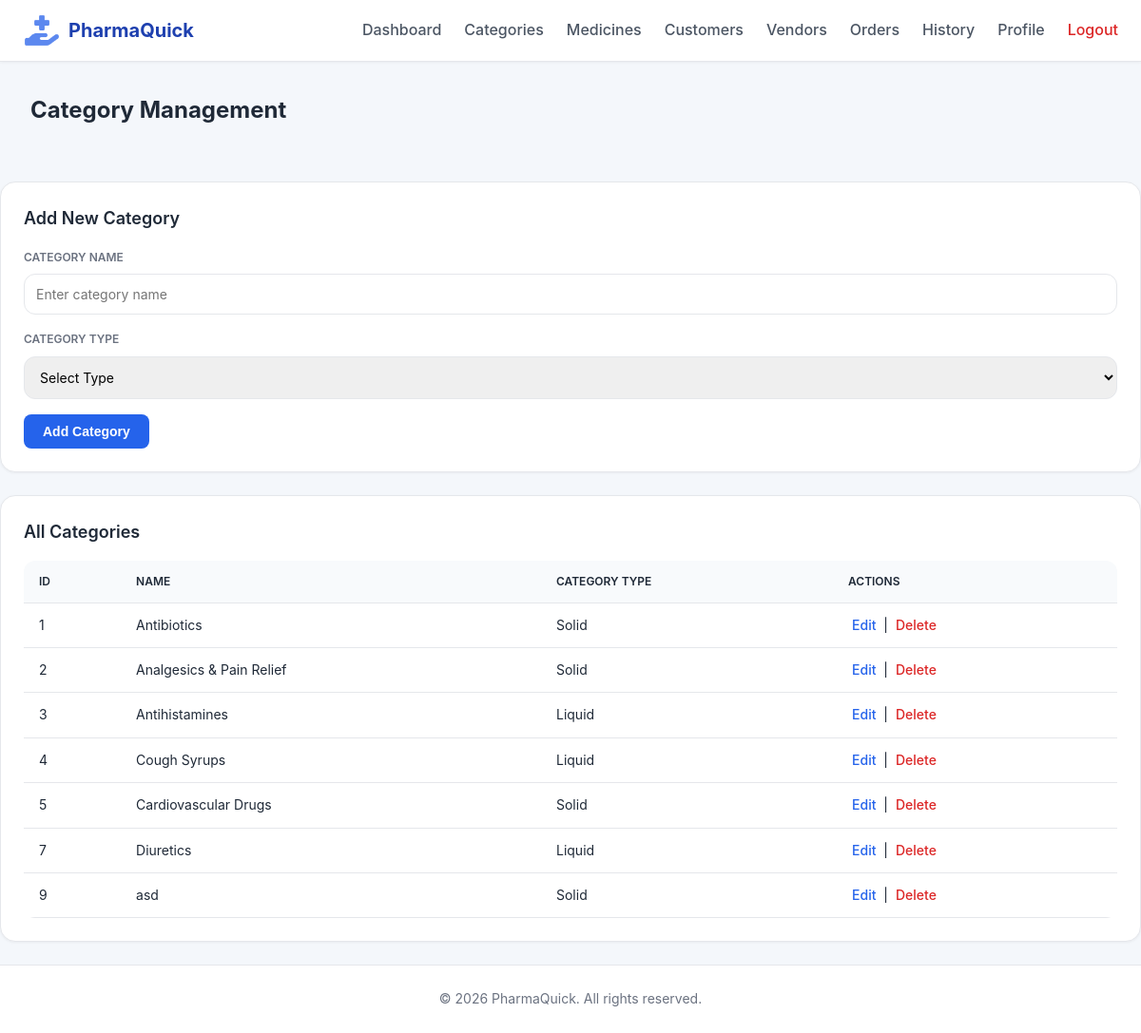
The app's page /index.php?page=admin&action=categories (signed in) with its own data.
### tables this page shows
CREATE TABLE `categories` (
  `id` int(11) NOT NULL,
  `name` varchar(100) NOT NULL,
  `category_type` enum('liquid','solid') NOT NULL,
  `created_at` datetime DEFAULT current_timestamp()
);

### models/Category.php (called while the page is built, shortened)
<?php
function get_all_categories($conn)
{
    $stmt = mysqli_prepare($conn, "SELECT * FROM categories ORDER BY id ASC");
    mysqli_stmt_execute($stmt);
    $res = mysqli_stmt_get_result($stmt);
    $categories = [];
    while ($row = mysqli_fetch_assoc($res)) {
        $categories[] = $row;
    }
    return $categories;
}
?>

### views/admin/categories.php (the view, shortened to what this page needs)
<?php
$pageCSS = 'categories.css';
include __DIR__ . '/header.php';
$isEdit = !empty($editing);
?>
<div class="container">
    <h2>Category Management</h2>
    <div class="card">
        <h3><?= $isEdit ? 'Edit Category' : 'Add New Category' ?></h3>
        <form method="POST" id="categoryForm"
              action="index.php?page=admin&action=<?= $isEdit ? 'update_category&id=' . $editing['id'] : 'add_category' ?>">
            <div class="form-group">
                <label>Category Name</label>
                <input type="text"
                       name="name"
                       id="name"
                       placeholder="Enter category name"
                       value="<?= htmlspecialchars($editing['name'] ?? '') ?>">
            </div>
            <div class="form-group">
                <label>Category Type</label>
                <select name="category_type" id="category_type">
                    <option value="">Select Type</option>
                </select>
            </div>
            <div class="form-buttons">
                <?php if ($isEdit): ?>
                    <a href="index.php?page=admin&action=categories" class="cancel-btn">Cancel</a>
                    <button type="submit" class="submit-btn">Update Category</button>
                <?php else: ?>
                    <button type="submit" class="submit-btn">Add Category</button>
                <?php endif; ?>
            </div>
        </form>
    </div>
    <div class="card">
        <h3>All Categories</h3>
        <table>
            <thead>
                <tr>
                    <th>ID</th>
                    <th>Name</th>
                    <th>Category Type</th>
                    <th>Actions</th>
                </tr>
            </thead>
            <tbody>
                <?php if (!empty($categories)): ?>
                    <?php foreach ($categories as $category): ?>
                        <tr>
                            <td><?= $category['id'] ?></td>
                            <td><?= htmlspecialchars($category['name']) ?></td>
                            <td><?= ucfirst($category['category_type']) ?></td>
                            <td>
                                <a href="index.php?page=admin&action=edit_category&id=<?= $category['id'] ?>">Edit</a>
                                |
                                <a href="index.php?page=admin&action=delete_category&id=<?= $category['id'] ?>"
                                   onclick="return confirm('Are you sure to delete this category?')">Delete</a>
                            </td>
                        </tr>
                    <?php endforeach; ?>
                <?php endif; ?>
            </tbody>
        </table>
    </div>
</div>
<?php include __DIR__ . '/footer.php'; ?>

### index.php (shortened to what this page needs)
<?php
require 'config/db.php';
require 'models/Category.php';
require 'controllers/adminController.php';
$page = $_GET['page'] ?? 'home';
switch ($page) {
    case 'admin':
        admin_ctrl($conn);
        break;
}
?>

### controllers/adminController.php (shortened to what this page needs)
<?php
require_once __DIR__ . '/../models/Category.php';
function admin_ctrl($conn)
{
    $action = $_GET['action'] ?? 'dashboard';
    switch ($action) {
        case 'categories':
            $categories = get_all_categories($conn);
            $editing = null;
            require 'views/admin/categories.php';
            break;
    }
}
?>

### views/admin/header.php (shortened to what this page needs)
<!DOCTYPE html>
<html lang="en">
<head>
    <?php if (isset($pageCSS)) : ?>
    <link rel="stylesheet" href="public/assets/admin/<?= $pageCSS ?>">
    <?php endif; ?>
</head>
<body>
<nav class="navbar">
    <div class="nav-container">
        <div class="logo">
            <img src="public/assets/pictures/logo.png" alt="PharmaQuick Logo" class="logo-img">
            <span>PharmaQuick</span>
        </div>
        <div class="nav-links">
            <a href="index.php?page=admin&action=dashboard">Dashboard</a>
            <a href="index.php?page=admin&action=categories"> Categories</a>
            <a href="index.php?page=admin&action=medicines">Medicines</a>
            <a href="index.php?page=admin&action=customers">Customers</a>
            <a href="index.php?page=admin&action=vendors">Vendors</a>
            <a href="index.php?page=admin&action=orders">Orders</a>
            <a href="index.php?page=admin&action=history">History</a>
            <a href="index.php?page=profile">Profile</a>
            <a href="index.php?page=logout" class="logout-btn">Logout</a>
        </div>
    </div>
</nav>

### views/admin/footer.php (shortened to what this page needs)
<footer class="admin-footer">
    <p>&copy; <?= date('Y') ?> PharmaQuick. All rights reserved.</p>
</footer>
</body>
</html>

### public/assets/admin/categories.css (style rules this page uses)
.container h2 { max-width: 1280px; margin: 0 auto; padding: 2rem 2rem; font-size: 1.5rem; font-weight: 700; color: #1f2937; margin-bottom: 1.5rem; display: flex; align-items: center; gap: 0.5rem; }
.card { background: white; border-radius: 1rem; border: 1px solid #e5e7eb; padding: 1.5rem; margin-bottom: 1.5rem; box-shadow: 0 1px 3px rgba(0, 0, 0, 0.05); }
.card h3 { font-size: 1.125rem; font-weight: 600; color: #1f2937; margin-bottom: 1rem; display: flex; align-items: center; gap: 0.5rem; }
.form-group { display: flex; flex-direction: column; gap: 0.5rem; margin-bottom: 1rem; }
.form-group label { font-size: 0.75rem; font-weight: 600; text-transform: uppercase; color: #6b7280; display: flex; align-items: center; gap: 0.5rem; }
.form-group input, .form-group select { padding: 0.75rem; border: 1px solid #e5e7eb; border-radius: 0.75rem; font-size: 0.875rem; font-family: inherit; transition: border-color 0.2s; }
.form-buttons { display: flex; gap: 0.75rem; margin-top: 1rem; }
.submit-btn { background: #2563eb; color: white; padding: 0.625rem 1.25rem; border: none; border-radius: 0.5rem; font-weight: 600; cursor: pointer; transition: background 0.2s; font-size: 0.875rem; }
table { width: 100%; border-collapse: collapse; background: white; border-radius: 0.75rem; overflow: hidden; }
table th { background: #f8fafc; color: #1f2937; padding: 0.75rem 1rem; text-align: left; font-size: 0.75rem; font-weight: 600; text-transform: uppercase; border-bottom: 1px solid #e5e7eb; }
table td { padding: 0.75rem 1rem; border-bottom: 1px solid #e5e7eb; font-size: 0.875rem; }
table a { text-decoration: none; color: #2563eb; font-weight: 500; font-size: 0.875rem; margin: 0 0.25rem; }
table a:last-child { color: #dc2626; }

### views/admin/header.php (style rules this page uses)
* { margin: 0; padding: 0; box-sizing: border-box; }
body { font-family: 'Inter', 'Segoe UI', Tahoma, Geneva, Verdana, sans-serif; background: #f4f7fb; color: #1f2937; line-height: 1.6; }
.navbar { background: white; border-bottom: 1px solid #e5e7eb; position: sticky; top: 0; z-index: 50; box-shadow: 0 1px 3px rgba(0, 0, 0, 0.05); }
.nav-container { max-width: 1280px; margin: 0 auto; padding: 0 1.5rem; display: flex; justify-content: space-between; align-items: center; height: 64px; }
.logo { display: flex; align-items: center; gap: 0.5rem; cursor: pointer; }
.logo-img { height: 40px; width: auto; object-fit: contain; }
.logo span { font-size: 1.25rem; font-weight: 700; color: #1e40af; }
.nav-links { display: flex; align-items: center; gap: 1.5rem; }
.nav-links a { text-decoration: none; color: #4b5563; font-weight: 500; transition: color 0.2s; display: flex; align-items: center; gap: 0.5rem; }
.logout-btn { color: #dc2626 !important; }
.admin-footer { text-align: center; padding: 1.5rem; color: #6b7280; font-size: 0.875rem; border-top: 1px solid #e5e7eb; background: white; }

### records on screen
categories: id "1", name "Antibiotics", category_type "Solid"
categories: id "2", name "Analgesics & Pain Relief", category_type "Solid"
categories: id "3", name "Antihistamines", category_type "Liquid"
categories: id "4", name "Cough Syrups", category_type "Liquid"
categories: id "5", name "Cardiovascular Drugs", category_type "Solid"
categories: id "7", name "Diuretics", category_type "Liquid"
categories: id "9", name "asd", category_type "Solid"
